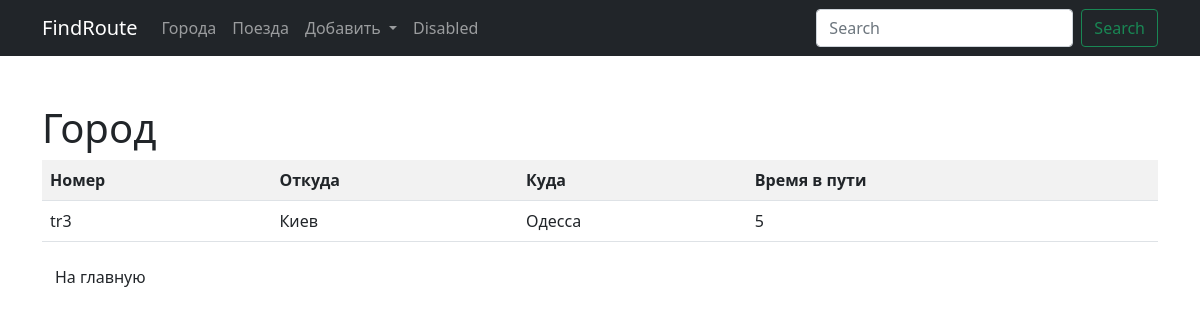
Page /trains/detail/3/ on the committed database.
### trains/models.py (models this page shows, shortened)
class Train(models.Model):
    name = models.CharField(max_length=50, unique=True,
                            verbose_name='Название поезда')
    travel_time = models.PositiveSmallIntegerField(verbose_name='Время в пути')
    from_city = models.ForeignKey(City, on_delete=models.CASCADE,
                                  related_name='from_city_set',
                                  verbose_name='Город отправления')
    to_city = models.ForeignKey('cities.City', on_delete=models.CASCADE,
                                related_name='to_city_set',
                                verbose_name='Город прибытия')
    class Meta:
        verbose_name = 'Поезд'
        verbose_name_plural = 'Поезда'
        ordering = ['travel_time']

### cities/models.py (models this page shows, shortened)
class City(models.Model):
    name = models.CharField(max_length=100, unique=True, verbose_name='Название города')
    def __str__(self):
        return self.name
    class Meta:
        verbose_name = 'Город'
        verbose_name_plural = 'Города'
        ordering = ['name']

### trains/views.py (the view)
# urls.py: path('detail/<int:pk>/', TrainDetailView.as_view(), name='detail'),
class TrainDetailView(DetailView):
    queryset = Train.objects.all()
    template_name = 'trains/detail.html'

### trains/templates/trains/detail.html (shortened to what this page needs)
{% extends 'base.html' %}
{% block content %}
    <h1>Город</h1>
    <div class="row">
        <div class="col-md">
            <table class="table table-striped">
                <tr>
                    <th>Номер</th>
                    <th>Откуда</th>
                    <th>Куда</th>
                    <th>Время в пути</th>
                </tr>
                    <tr>
                        <td>{{ object.name }}</td>
                        <td>{{ object.from_city }}</td>
                        <td>{{ object.to_city }}</td>
                        <td>{{ object.travel_time }}</td>
                    </tr>
            </table>
        </div>
    </div>
    <div class="row col-md-4">
        <a href="{% url 'trains:home' %}">
            <button type="button" class="btn btn-lite">На главную</button>
        </a>
    </div>
{% endblock %}

### rows in the picture
Train: name "tr3", from_city "Киев", to_city "Одесса", travel_time "5"
